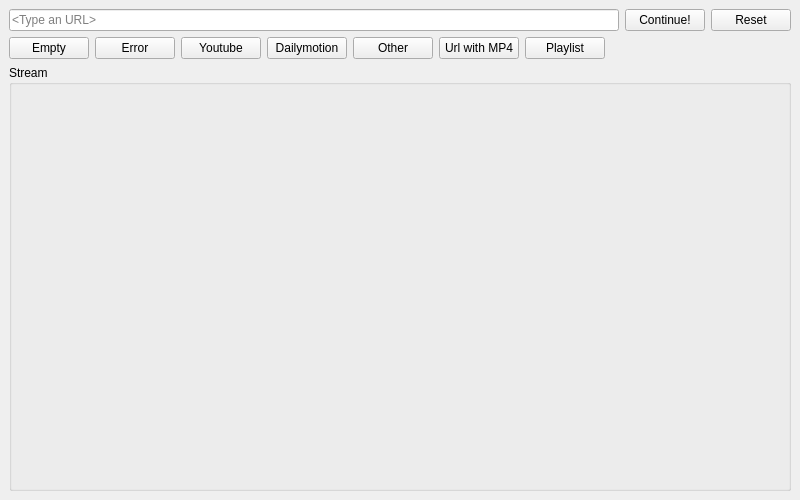
<?xml version="1.0" encoding="UTF-8"?>
<ui version="4.0">
 <class>MainWindow</class>
 <widget class="QMainWindow" name="MainWindow">
  <property name="geometry">
   <rect>
    <x>0</x>
    <y>0</y>
    <width>800</width>
    <height>500</height>
   </rect>
  </property>
  <property name="windowTitle">
   <string>DEMO - StreamWidget</string>
  </property>
  <widget class="QWidget" name="centralwidget">
   <layout class="QVBoxLayout" name="verticalLayout" stretch="0,0,1">
    <item>
     <layout class="QHBoxLayout" name="horizontalLayout">
      <item>
       <widget class="QLineEdit" name="lineEdit">
        <property name="placeholderText">
         <string>&lt;Type an URL&gt;</string>
        </property>
       </widget>
      </item>
      <item>
       <widget class="QPushButton" name="continueButton">
        <property name="text">
         <string>Continue!</string>
        </property>
       </widget>
      </item>
      <item>
       <widget class="QPushButton" name="resetButton">
        <property name="text">
         <string>Reset</string>
        </property>
       </widget>
      </item>
     </layout>
    </item>
    <item>
     <layout class="QHBoxLayout" name="horizontalLayout_2">
      <item>
       <widget class="QPushButton" name="emptyButton">
        <property name="text">
         <string>Empty</string>
        </property>
       </widget>
      </item>
      <item>
       <widget class="QPushButton" name="errorButton">
        <property name="text">
         <string>Error</string>
        </property>
       </widget>
      </item>
      <item>
       <widget class="QPushButton" name="youtubeButton">
        <property name="text">
         <string>Youtube</string>
        </property>
       </widget>
      </item>
      <item>
       <widget class="QPushButton" name="dailymotionButton">
        <property name="text">
         <string>Dailymotion</string>
        </property>
       </widget>
      </item>
      <item>
       <widget class="QPushButton" name="otherSiteButton">
        <property name="text">
         <string>Other</string>
        </property>
       </widget>
      </item>
      <item>
       <widget class="QPushButton" name="urlMp4Button">
        <property name="text">
         <string>Url with MP4</string>
        </property>
       </widget>
      </item>
      <item>
       <widget class="QPushButton" name="playlistButton">
        <property name="text">
         <string>Playlist</string>
        </property>
       </widget>
      </item>
      <item>
       <spacer name="horizontalSpacer">
        <property name="orientation">
         <enum>Qt::Horizontal</enum>
        </property>
        <property name="sizeHint" stdset="0">
         <size>
          <width>40</width>
          <height>20</height>
         </size>
        </property>
       </spacer>
      </item>
     </layout>
    </item>
    <item>
     <widget class="QGroupBox" name="groupBox">
      <property name="title">
       <string>Stream</string>
      </property>
      <layout class="QVBoxLayout" name="verticalLayout_2">
       <item>
        <widget class="StreamListWidget" name="streamListWidget" native="true"/>
       </item>
      </layout>
     </widget>
    </item>
   </layout>
  </widget>
  <widget class="QMenuBar" name="menubar">
   <property name="geometry">
    <rect>
     <x>0</x>
     <y>0</y>
     <width>800</width>
     <height>21</height>
    </rect>
   </property>
  </widget>
 </widget>
 <customwidgets>
  <customwidget>
   <class>StreamListWidget</class>
   <extends>QWidget</extends>
   <header>Widgets/StreamListWidget</header>
   <container>1</container>
  </customwidget>
 </customwidgets>
 <resources/>
 <connections/>
</ui>
